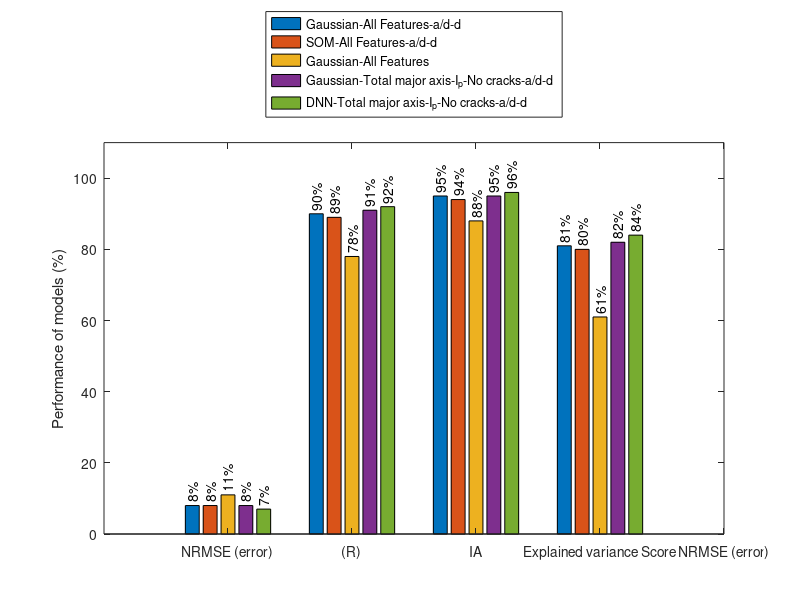

This figure's MATLAB source: (Note: this script raises an error after producing the figure.)
clear all,clc
close all
% data set 1
data = 100*[0.08  ,0.08  ,0.11 , 0.08 , 0.07; 0.9  ,0.89  , 0.78 ,0.91 ,0.92  ; 0.95 ,0.94   , 0.88  , 0.95   ,0.96 ; 0.81   ,  0.8 , 0.61  , 0.82,0.84   ];



fH = gcf; colormap(jet(5));
Labels = {'NRMSE (error)', '(R)', 'IA','Explained variance Score'};
set(gca, 'XTick', 1:5, 'XTickLabel', Labels);
h=bar(data);
ylabel('Performance of models (%)')
ybuff=1;

for i=1:length(h)
    XDATA=get(get(h(i),'Children'),'XData');
    YDATA=get(get(h(i),'Children'),'YData');
    for j=1:size(XDATA,2)
        x=XDATA(1,j)+(XDATA(3,j)-XDATA(1,j))/2;
        y=YDATA(2,j)+ybuff;
        t=[num2str(YDATA(2,j),3), '%' ];
        text(x,y,t,'Color','k','HorizontalAlignment','left','Rotation',90)
    end
end
legend('Gaussian-All Features-a/d-d','SOM-All Features-a/d-d','Gaussian-All Features','Gaussian-Total major axis-I_{p}-No cracks-a/d-d','DNN-Total major axis-I_{p}-No cracks-a/d-d','Location','NorthOutside')
set(gca, 'XTick', 1:5, 'XTickLabel', Labels);

ylim([0 110])
applyhatch_pluscolor(fH,'//cc\', 0, [0 1 0 1 0], jet(5))


% applyhatch_pluscolor(gcf,'|-.+\',0,[1 1 0 1 0 ],cool(5),200,3,2)
% legend('baseline','SVM using Wavelet feat','SVM using Geometrical feat','J48 using Geometrical feat','SVM+J48 Geometrical feat','Position','bestoutside')
print('Performance_CV_Spe_Vaci','-dpng', '-r1000');

%% Data set 2
clear all,clc
close all
% data set 1

% data2 = 100*[ 0.33, 0.37, 0.39,0.36 ,0.45  ,0.28 , 0.29,0.28 , 0.32, 0.35;0.9 ,0.86 ,0.86 ,0.9 , 0.87 ,0.91 ,0.9 ,0.91 ,0.9 ,0.88 ;0.94 ,0.92 ,0.92 ,0.94 ,0.92  ,0.95 , 0.94,0.95 ,0.94 ,0.93 ; 0.81,0.72 , 0.72,0.77 ,0.66  ,0.83 ,0.81 ,0.82 , 0.8,0.77];
data = 100*[ 0.15  , 0.14  ,0.15  , 0.14 ,0.14 ; 0.82  , 0.84  , 0.82  , 0.84, 0.85; 0.91  , 0.91 , 0.90 ,  0.91, 0.92; 0.67  ,  0.71 ,  0.66 , 0.70, 0.72 ];



fH = gcf; colormap(jet(5));
Labels = {'NRMSE (error)', '(R)', 'IA','Explained variance Score'};
set(gca, 'XTick', 1:5, 'XTickLabel', Labels);
h=bar(data);
ylabel('Performance of models (%)')
ybuff=1;

for i=1:length(h)
    XDATA=get(get(h(i),'Children'),'XData');
    YDATA=get(get(h(i),'Children'),'YData');
    for j=1:size(XDATA,2)
        x=XDATA(1,j)+(XDATA(3,j)-XDATA(1,j))/2;
        y=YDATA(2,j)+ybuff;
        t=[num2str(YDATA(2,j),3), '%' ];
        text(x,y,t,'Color','k','HorizontalAlignment','left','Rotation',90)
    end
end
legend('Gaussian-All Features-a/d-d','SOM-All Features-a/d-d','Gaussian-All Features','SOM-Total major axis-I_{p}-No cracks-a/d-d','DNN-Total major axis-I_{p}-No cracks-a/d-d','Location','NorthOutside')
set(gca, 'XTick', 1:5, 'XTickLabel', Labels);

ylim([0 110])
applyhatch_pluscolor(fH,'//cc\', 0, [0 1 0 1 0], jet(5))

% applyhatch_pluscolor(gcf,'|-.+\',0,[1 1 0 1 0 ],cool(5),200,3,2)
% legend('baseline','SVM using Wavelet feat','SVM using Geometrical feat','J48 using Geometrical feat','SVM+J48 Geometrical feat','Position','bestoutside')
print('Performance_CV_Spe_FR','-dpng', '-r1000');

%% paper figure 3

clear all,clc
close all
% data set 1

% data2 = 100*[ 0.33, 0.37, 0.39,0.36 ,0.45  ,0.28 , 0.29,0.28 , 0.32, 0.35;0.9 ,0.86 ,0.86 ,0.9 , 0.87 ,0.91 ,0.9 ,0.91 ,0.9 ,0.88 ;0.94 ,0.92 ,0.92 ,0.94 ,0.92  ,0.95 , 0.94,0.95 ,0.94 ,0.93 ; 0.81,0.72 , 0.72,0.77 ,0.66  ,0.83 ,0.81 ,0.82 , 0.8,0.77];
data = 100*[ 0.1  ,0.04   , 0.1 , 0.06  ;0.34   ,  0.92 ,0.35   , 0.8 ; 0.54  , 0.95 ,0.56  , 0.89  ; 0  ,  0.78 , 0  ,  0.57 ];



fH = gcf; colormap(jet(4));
Labels = {'NRMSE (error)', '(R)', 'IA','Explained variance Score'};
set(gca, 'XTick', 1:4, 'XTickLabel', Labels);
h=bar(data);
ylabel('Performance of models (%)')
ybuff=1;

for i=1:length(h)
    XDATA=get(get(h(i),'Children'),'XData');
    YDATA=get(get(h(i),'Children'),'YData');
    for j=1:size(XDATA,2)
        x=XDATA(1,j)+(XDATA(3,j)-XDATA(1,j))/2;
        y=YDATA(2,j)+ybuff;
        t=[num2str(YDATA(2,j),3), '%' ];
        text(x,y,t,'Color','k','HorizontalAlignment','left','Rotation',90)
    end
end
legend('Direct-Gaussian-All Features-a/d-d','Indirect-Gaussian-All Features-a/d-d','Direct-Gaussian-Total major axis-I_{p}-No cracks-a/d-d','Indirect-Gaussian-Total major axis-I_{p}-No cracks-a/d-d','Location','NorthOutside')
set(gca, 'XTick', 1:5, 'XTickLabel', Labels);

ylim([0 110])
applyhatch_pluscolor(fH,'//cc', 0, [0 1 0 1], jet(4))

% applyhatch_pluscolor(gcf,'|-.+\',0,[1 1 0 1 0 ],cool(5),200,3,2)
% legend('baseline','SVM using Wavelet feat','SVM using Geometrical feat','J48 using Geometrical feat','SVM+J48 Geometrical feat','Position','bestoutside')
print('Performance_CV_Spe_M','-dpng', '-r1000');

%%
clear all,clc
close all
data = 100*[0.28 ,0.17 , 0.07,0.07  ; 0.44,0.83 ,0.93 , 0.93 ;0.62 , 0.91,0.96 , 0.97 ; 0.18,0.69 ,0.87 , 0.87 ];


fH = gcf; colormap(jet(4));
Labels = {'NRMSE (error)', '(R)', 'IA','Explained variance Score'};
set(gca, 'XTick', 1:4, 'XTickLabel', Labels);
h=bar(data);
ylabel('Performance of models (%)')
ybuff=1;

for i=1:length(h)
    XDATA=get(get(h(i),'Children'),'XData');
    YDATA=get(get(h(i),'Children'),'YData');
    for j=1:size(XDATA,2)
        x=XDATA(1,j)+(XDATA(3,j)-XDATA(1,j))/2;
        y=YDATA(2,j)+ybuff;
        t=[num2str(YDATA(2,j),3), '%' ];
        text(x,y,t,'Color','k','HorizontalAlignment','left','Rotation',90)
    end
end
legend('Failure Ratio-Gaussian Process-I_{xx}-Total crack length','Failure Ratio-Gaussian Process-I_{xx}-Total crack length-a/d-d','Shear Force-Gaussian Process-I_{xx}','Moment-Gaussian Process-I_{xx}','Location','NorthOutside')
% legend('Moment at mid span-Gaussian Process-I_{xx}','Moment at mid span-SOM-I_{xx}','Shear Force-Gaussian Process-I_{xx}, Area and Aspect Ratio','Shear Force-Gaussian Process-I_{xx}','Shear Force-SOM-I_{xx}','Shear Force-Gaussian Process-I_{xx}, Area and Aspect Ratio','Location','NorthOutside')

set(gca, 'XTick', 1:4, 'XTickLabel', Labels);

ylim([0 115])
applyhatch_pluscolor(fH,'ww/x', 0, [0 1 0 1], jet(4))


% applyhatch_pluscolor(gcf,'|-.+\',0,[1 1 0 1 0 ],cool(5),200,3,2)
% legend('baseline','SVM using Wavelet feat','SVM using Geometrical feat','J48 using Geometrical feat','SVM+J48 Geometrical feat','Position','bestoutside')
print('Performance_scaling1','-dpng', '-r1000');
%% paper figure 3

clear all,clc
close all
% data set 1
% data = 100*[  ,  , ,   ;  ,  ,   , ;   ,  ,  ,   ;   ,   ,   ,   ];

% data2 = 100*[ 0.33, 0.37, 0.39,0.36 ,0.45  ,0.28 , 0.29,0.28 , 0.32, 0.35;0.9 ,0.86 ,0.86 ,0.9 , 0.87 ,0.91 ,0.9 ,0.91 ,0.9 ,0.88 ;0.94 ,0.92 ,0.92 ,0.94 ,0.92  ,0.95 , 0.94,0.95 ,0.94 ,0.93 ; 0.81,0.72 , 0.72,0.77 ,0.66  ,0.83 ,0.81 ,0.82 , 0.8,0.77];
data = 100*[0.12  , 0.15 ;  0.9 , 0.82;0.94   , 0.9 ; 0.8  ,  0.66 ];



fH = gcf; colormap(jet(4));
Labels = {'NRMSE (error)', '(R)', 'IA','Explained variance Score'};
set(gca, 'XTick', 1:4, 'XTickLabel', Labels);
h=bar(data);
ylabel('Performance of models (%)')
ybuff=1;

for i=1:length(h)
    XDATA=get(get(h(i),'Children'),'XData');
    YDATA=get(get(h(i),'Children'),'YData');
    for j=1:size(XDATA,2)
        x=XDATA(1,j)+(XDATA(3,j)-XDATA(1,j))/2;
        y=YDATA(2,j)+ybuff;
        t=[num2str(YDATA(2,j),3), '%' ];
        text(x,y,t,'Color','k','HorizontalAlignment','left','Rotation',90)
    end
end
legend('Gaussian-All Features-Image level','Gaussian-All Features-Specimen level','Location','NorthOutside')
set(gca, 'XTick', 1:5, 'XTickLabel', Labels);

ylim([0 110])
applyhatch_pluscolor(fH,'//cc', 0, [0 1 0 1], jet(4))

% applyhatch_pluscolor(gcf,'|-.+\',0,[1 1 0 1 0 ],cool(5),200,3,2)
% legend('baseline','SVM using Wavelet feat','SVM using Geometrical feat','J48 using Geometrical feat','SVM+J48 Geometrical feat','Position','bestoutside')
print('Performance_image','-dpng', '-r1000');
%% paper figure 3

clear all,clc
close all
% data set 1
% data = 100*[  ,  , ,   ;  ,  ,   , ;   ,  ,  ,   ;   ,   ,   ,   ];

% data2 = 100*[ 0.33, 0.37, 0.39,0.36 ,0.45  ,0.28 , 0.29,0.28 , 0.32, 0.35;0.9 ,0.86 ,0.86 ,0.9 , 0.87 ,0.91 ,0.9 ,0.91 ,0.9 ,0.88 ;0.94 ,0.92 ,0.92 ,0.94 ,0.92  ,0.95 , 0.94,0.95 ,0.94 ,0.93 ; 0.81,0.72 , 0.72,0.77 ,0.66  ,0.83 ,0.81 ,0.82 , 0.8,0.77];
data = 100*[0.14  , 0.16 ; 0.85  , 0.8; 0.92  ,0.89   ;  0.71 ,0.62   ];



fH = gcf; colormap(jet(4));
Labels = {'NRMSE (error)', '(R)', 'IA','Explained variance Score'};
set(gca, 'XTick', 1:4, 'XTickLabel', Labels);
h=bar(data);
ylabel('Performance of models (%)')
ybuff=1;

for i=1:length(h)
    XDATA=get(get(h(i),'Children'),'XData');
    YDATA=get(get(h(i),'Children'),'YData');
    for j=1:size(XDATA,2)
        x=XDATA(1,j)+(XDATA(3,j)-XDATA(1,j))/2;
        y=YDATA(2,j)+ybuff;
        t=[num2str(YDATA(2,j),3), '%' ];
        text(x,y,t,'Color','k','HorizontalAlignment','left','Rotation',90)
    end
end
legend('SVM-All Features-Image level','SVM-All Features-Specimen level','Location','NorthOutside')
set(gca, 'XTick', 1:5, 'XTickLabel', Labels);

ylim([0 110])
applyhatch_pluscolor(fH,'//cc', 0, [0 1 0 1], jet(4))

% applyhatch_pluscolor(gcf,'|-.+\',0,[1 1 0 1 0 ],cool(5),200,3,2)
% legend('baseline','SVM using Wavelet feat','SVM using Geometrical feat','J48 using Geometrical feat','SVM+J48 Geometrical feat','Position','bestoutside')
print('Performance_imageSVM','-dpng', '-r1000');
%% paper figure 3

clear all,clc
close all
% data set 1
% data = 100*[  ,  , ,   ;  ,  ,   , ;   ,  ,  ,   ;   ,   ,   ,   ];
% data = 100*[ , ;   , ;  , ;   ,  ];

% data2 = 100*[ 0.33, 0.37, 0.39,0.36 ,0.45  ,0.28 , 0.29,0.28 , 0.32, 0.35;0.9 ,0.86 ,0.86 ,0.9 , 0.87 ,0.91 ,0.9 ,0.91 ,0.9 ,0.88 ;0.94 ,0.92 ,0.92 ,0.94 ,0.92  ,0.95 , 0.94,0.95 ,0.94 ,0.93 ; 0.81,0.72 , 0.72,0.77 ,0.66  ,0.83 ,0.81 ,0.82 , 0.8,0.77];
data = 100*[0.09 ,0.07 ; 0.72  ,0.85 ; 0.83 , 0.91;0.52   , 0.73 ];



fH = gcf; colormap(jet(4));
Labels = {'NRMSE (error)', '(R)', 'IA','Explained variance Score'};
set(gca, 'XTick', 1:4, 'XTickLabel', Labels);
h=bar(data);
ylabel('Performance of models (%)')
ybuff=1;

for i=1:length(h)
    XDATA=get(get(h(i),'Children'),'XData');
    YDATA=get(get(h(i),'Children'),'YData');
    for j=1:size(XDATA,2)
        x=XDATA(1,j)+(XDATA(3,j)-XDATA(1,j))/2;
        y=YDATA(2,j)+ybuff;
        t=[num2str(YDATA(2,j),3), '%' ];
        text(x,y,t,'Color','k','HorizontalAlignment','left','Rotation',90)
    end
end
legend('Gaussian-All Features','Gaussian-All Features-a/d-d','Location','NorthOutside')
set(gca, 'XTick', 1:5, 'XTickLabel', Labels);

ylim([0 110])
applyhatch_pluscolor(fH,'//cc', 0, [0 1 0 1], jet(4))

% applyhatch_pluscolor(gcf,'|-.+\',0,[1 1 0 1 0 ],cool(5),200,3,2)
% legend('baseline','SVM using Wavelet feat','SVM using Geometrical feat','J48 using Geometrical feat','SVM+J48 Geometrical feat','Position','bestoutside')
print('Performance_d_ad','-dpng', '-r1000');
%% paper figure 3

clear all,clc
close all
% data set 1
% data = 100*[  ,  , ,   ;  ,  ,   , ;   ,  ,  ,   ;   ,   ,   ,   ];
% data = 100*[ , ;   , ;  , ;   ,  ];

% data2 = 100*[ 0.33, 0.37, 0.39,0.36 ,0.45  ,0.28 , 0.29,0.28 , 0.32, 0.35;0.9 ,0.86 ,0.86 ,0.9 , 0.87 ,0.91 ,0.9 ,0.91 ,0.9 ,0.88 ;0.94 ,0.92 ,0.92 ,0.94 ,0.92  ,0.95 , 0.94,0.95 ,0.94 ,0.93 ; 0.81,0.72 , 0.72,0.77 ,0.66  ,0.83 ,0.81 ,0.82 , 0.8,0.77];
 data = 100*[ 0.16 , 0.14 ,  0.14 ; 0.8 , 0.84 , 0.84   ; 0.89  , 0.91  , 0.91  ;0.62   , 0.71  ,  0.7  ];



fH = gcf; colormap(jet(4));
Labels = {'NRMSE (error)', '(R)', 'IA','Explained variance Score'};
set(gca, 'XTick', 1:4, 'XTickLabel', Labels);
h=bar(data);
ylabel('Performance of models (%)')
ybuff=1;

for i=1:length(h)
    XDATA=get(get(h(i),'Children'),'XData');
    YDATA=get(get(h(i),'Children'),'YData');
    for j=1:size(XDATA,2)
        x=XDATA(1,j)+(XDATA(3,j)-XDATA(1,j))/2;
        y=YDATA(2,j)+ybuff;
        t=[num2str(YDATA(2,j),3), '%' ];
        text(x,y,t,'Color','k','HorizontalAlignment','left','Rotation',90)
    end
end
legend('SVM-All Features','SVM-All Features-a/d-d','SVM-Total major axis-I_{p}-No cracks-a/d-d','Location','NorthOutside')
set(gca, 'XTick', 1:5, 'XTickLabel', Labels);

ylim([0 110])
applyhatch_pluscolor(fH,'//cc', 0, [0 1 0 1], jet(4))

% applyhatch_pluscolor(gcf,'|-.+\',0,[1 1 0 1 0 ],cool(5),200,3,2)
% legend('baseline','SVM using Wavelet feat','SVM using Geometrical feat','J48 using Geometrical feat','SVM+J48 Geometrical feat','Position','bestoutside')
print('Performance_Feats','-dpng', '-r1000');
%% paper figure 3

clear all,clc
close all
% data set 1
% data = 100*[  ,  , ,   ;  ,  ,   , ;   ,  ,  ,   ;   ,   ,   ,   ];
% data = 100*[ , ;   , ;  , ;   ,  ];

% data2 = 100*[ 0.33, 0.37, 0.39,0.36 ,0.45  ,0.28 , 0.29,0.28 , 0.32, 0.35;0.9 ,0.86 ,0.86 ,0.9 , 0.87 ,0.91 ,0.9 ,0.91 ,0.9 ,0.88 ;0.94 ,0.92 ,0.92 ,0.94 ,0.92  ,0.95 , 0.94,0.95 ,0.94 ,0.93 ; 0.81,0.72 , 0.72,0.77 ,0.66  ,0.83 ,0.81 ,0.82 , 0.8,0.77];
data = 100*[0.16  ,0.14  , 0.14  ; 0.8 , 0.84 , 0.85  ;0.89    ,0.91  ,0.92    ; 0.64  , 0.7  , 0.72  ];



fH = gcf; colormap(jet(4));
Labels = {'NRMSE (error)', '(R)', 'IA','Explained variance Score'};
set(gca, 'XTick', 1:4, 'XTickLabel', Labels);
h=bar(data);
ylabel('Performance of models (%)')
ybuff=1;

for i=1:length(h)
    XDATA=get(get(h(i),'Children'),'XData');
    YDATA=get(get(h(i),'Children'),'YData');
    for j=1:size(XDATA,2)
        x=XDATA(1,j)+(XDATA(3,j)-XDATA(1,j))/2;
        y=YDATA(2,j)+ybuff;
        t=[num2str(YDATA(2,j),3), '%' ];
        text(x,y,t,'Color','k','HorizontalAlignment','left','Rotation',90)
    end
end
legend('Gaussian-Total major axis-I_{p}-No cracks-a/d-d','SVM-Total major axis-I_{p}-No cracks-a/d-d','DNN-Total major axis-I_{p}-No cracks-a/d-d','Location','NorthOutside')
set(gca, 'XTick', 1:5, 'XTickLabel', Labels);

ylim([0 110])
applyhatch_pluscolor(fH,'//cc', 0, [0 1 0 1], jet(4))

% applyhatch_pluscolor(gcf,'|-.+\',0,[1 1 0 1 0 ],cool(5),200,3,2)
% legend('baseline','SVM using Wavelet feat','SVM using Geometrical feat','J48 using Geometrical feat','SVM+J48 Geometrical feat','Position','bestoutside')
print('Performance_Algor','-dpng', '-r1000');
%% paper figure 3

clear all,clc
close all
% data set 1
% data = 100*[  ,  , ,   ;  ,  ,   , ;   ,  ,  ,   ;   ,   ,   ,   ];
 data = 100*[0.14 , 0.07; 0.85  , 0.87;0.92  ,0.93 ;0.72   ,0.75  ];

% data2 = 100*[ 0.33, 0.37, 0.39,0.36 ,0.45  ,0.28 , 0.29,0.28 , 0.32, 0.35;0.9 ,0.86 ,0.86 ,0.9 , 0.87 ,0.91 ,0.9 ,0.91 ,0.9 ,0.88 ;0.94 ,0.92 ,0.92 ,0.94 ,0.92  ,0.95 , 0.94,0.95 ,0.94 ,0.93 ; 0.81,0.72 , 0.72,0.77 ,0.66  ,0.83 ,0.81 ,0.82 , 0.8,0.77];



fH = gcf; colormap(jet(4));
Labels = {'NRMSE (error)', '(R)', 'IA','Explained variance Score'};
set(gca, 'XTick', 1:4, 'XTickLabel', Labels);
h=bar(data);
ylabel('Performance of models (%)')
ybuff=1;

for i=1:length(h)
    XDATA=get(get(h(i),'Children'),'XData');
    YDATA=get(get(h(i),'Children'),'YData');
    for j=1:size(XDATA,2)
        x=XDATA(1,j)+(XDATA(3,j)-XDATA(1,j))/2;
        y=YDATA(2,j)+ybuff;
        t=[num2str(YDATA(2,j),3), '%' ];
        text(x,y,t,'Color','k','HorizontalAlignment','left','Rotation',90)
    end
end
legend('DNN-Failure ratio-Total major axis-I_{p}-No cracks-a/d-d','DNN-Scaled shear-Total major axis-I_{p}-No cracks-a/d-d','Location','NorthOutside')
set(gca, 'XTick', 1:5, 'XTickLabel', Labels);

ylim([0 110])
applyhatch_pluscolor(fH,'//cc', 0, [0 1 0 1], jet(4))

% applyhatch_pluscolor(gcf,'|-.+\',0,[1 1 0 1 0 ],cool(5),200,3,2)
% legend('baseline','SVM using Wavelet feat','SVM using Geometrical feat','J48 using Geometrical feat','SVM+J48 Geometrical feat','Position','bestoutside')
print('Performance_Best','-dpng', '-r1000');
%% paper figure 3

clear all,clc
close all
% data set 1
 data = 100*[ 0.13 , 0.06 , 0.08,0.03   ;0.64  , 0.92 ,  0.47 , 0.94; 0.69  , 0.96 , 0.51 ,  0.97 ;0.39   ,0.84   ,  0.22 ,0.89  ];
 % data = 100*[0.14 , 0.07; 0.85  , 0.87;0.92  ,0.93 ;0.72   ,0.75  ];

% data2 = 100*[ 0.33, 0.37, 0.39,0.36 ,0.45  ,0.28 , 0.29,0.28 , 0.32, 0.35;0.9 ,0.86 ,0.86 ,0.9 , 0.87 ,0.91 ,0.9 ,0.91 ,0.9 ,0.88 ;0.94 ,0.92 ,0.92 ,0.94 ,0.92  ,0.95 , 0.94,0.95 ,0.94 ,0.93 ; 0.81,0.72 , 0.72,0.77 ,0.66  ,0.83 ,0.81 ,0.82 , 0.8,0.77];



fH = gcf; colormap(jet(4));
Labels = {'NRMSE (error)', '(R)', 'IA','Explained variance Score'};
set(gca, 'XTick', 1:4, 'XTickLabel', Labels);
h=bar(data);
ylabel('Performance of models (%)')
ybuff=1;

for i=1:length(h)
    XDATA=get(get(h(i),'Children'),'XData');
    YDATA=get(get(h(i),'Children'),'YData');
    for j=1:size(XDATA,2)
        x=XDATA(1,j)+(XDATA(3,j)-XDATA(1,j))/2;
        y=YDATA(2,j)+ybuff;
        t=[num2str(YDATA(2,j),3), '%' ];
        text(x,y,t,'Color','k','HorizontalAlignment','left','Rotation',90)
    end
end
legend('SVM-Shear force-Direct-Total major axis-I_{p}-No cracks-a/d-d','DNN-Shear force-Indirect-Total major axis-I_{p}-No cracks-a/d-d','DNN-Scaled moment-Direct-Total major axis-I_{p}-No cracks-a/d-d','DNN-Scaled moment-Indirect-Total major axis-I_{p}-No cracks-a/d-d','Location','NorthOutside')
set(gca, 'XTick', 1:5, 'XTickLabel', Labels);

ylim([0 110])
applyhatch_pluscolor(fH,'//cc', 0, [0 1 0 1], jet(4))

% applyhatch_pluscolor(gcf,'|-.+\',0,[1 1 0 1 0 ],cool(5),200,3,2)
% legend('baseline','SVM using Wavelet feat','SVM using Geometrical feat','J48 using Geometrical feat','SVM+J48 Geometrical feat','Position','bestoutside')
print('Performance_indirect','-dpng', '-r1000');
%% paper figure 3

clear all,clc
close all
% data set 1
data = 100*[ 0.24 , 0.11,0.18 ,0.11   ; 0.85  , 0.88,0.86 , 0.91; 0.86 , 0.93, 0.87  , 0.95 ;  0.27 , 0.74,0.73  , 0.81 ];
 % data = 100*[0.14 , 0.07; 0.85  , 0.87;0.92  ,0.93 ;0.72   ,0.75  ];

% data2 = 100*[ 0.33, 0.37, 0.39,0.36 ,0.45  ,0.28 , 0.29,0.28 , 0.32, 0.35;0.9 ,0.86 ,0.86 ,0.9 , 0.87 ,0.91 ,0.9 ,0.91 ,0.9 ,0.88 ;0.94 ,0.92 ,0.92 ,0.94 ,0.92  ,0.95 , 0.94,0.95 ,0.94 ,0.93 ; 0.81,0.72 , 0.72,0.77 ,0.66  ,0.83 ,0.81 ,0.82 , 0.8,0.77];



fH = gcf; colormap(jet(4));
Labels = {'NRMSE (error)', '(R)', 'IA','Explained variance Score'};
set(gca, 'XTick', 1:4, 'XTickLabel', Labels);
h=bar(data);
ylabel('Performance of models (%)')
ybuff=1;

for i=1:length(h)
    XDATA=get(get(h(i),'Children'),'XData');
    YDATA=get(get(h(i),'Children'),'YData');
    for j=1:size(XDATA,2)
        x=XDATA(1,j)+(XDATA(3,j)-XDATA(1,j))/2;
        y=YDATA(2,j)+ybuff;
        t=[num2str(YDATA(2,j),3), '%' ];
        text(x,y,t,'Color','k','HorizontalAlignment','left','Rotation',90)
    end
end
legend('ACI-V_{c}<500 KN','DNN-ACI-V<500 KN-Total major axis-I_{p}-No cracks-a/d-d','ACI-V_{c}<125 KN','DNN-ACI-V<125 KN-Total major axis-I_{p}-No cracks-a/d-d','Location','NorthOutside')
set(gca, 'XTick', 1:5, 'XTickLabel', Labels);

ylim([0 110])
applyhatch_pluscolor(fH,'//cc', 0, [0 1 0 1], jet(4))

% applyhatch_pluscolor(gcf,'|-.+\',0,[1 1 0 1 0 ],cool(5),200,3,2)
% legend('baseline','SVM using Wavelet feat','SVM using Geometrical feat','J48 using Geometrical feat','SVM+J48 Geometrical feat','Position','bestoutside')
print('Performance_ACI','-dpng', '-r1000');
%%
clear all,clc
close all
 data = 100*[ 0.28 ,0.22  , 0.17,  0.18 ; 0.44 ,0.71  , 0.83  , 0.83; 0.62  , 0.82 ,0.91  ,0.91 ;0.18 , 0.5 , 0.69 , 0.67];


fH = gcf; colormap(jet(4));
Labels = {'NRMSE (error)', '(R)', 'IA','Explained variance Score'};
set(gca, 'XTick', 1:4, 'XTickLabel', Labels);
h=bar(data);
ylabel('Performance of models (%)')
ybuff=1;

for i=1:length(h)
    XDATA=get(get(h(i),'Children'),'XData');
    YDATA=get(get(h(i),'Children'),'YData');
    for j=1:size(XDATA,2)
        x=XDATA(1,j)+(XDATA(3,j)-XDATA(1,j))/2;
        y=YDATA(2,j)+ybuff;
        t=[num2str(YDATA(2,j),3), '%' ];
        text(x,y,t,'Color','k','HorizontalAlignment','left','Rotation',90)
    end
end

legend('Method 1-Failure Ratio-Gaussian Process-I_{p}-Total crack length','Method 2-Failure Ratio-Gaussian Process-I_{p}-Total crack length','Method 1-Failure Ratio-Gaussian Process-I_{p}-Number of cracks-a/d-d','Method 2-Failure Ratio-Gaussian Process-I_{p}-Number of cracks-a/d-d','Location','NorthOutside')
% legend('Moment at mid span-Gaussian Process-I_{xx}','Moment at mid span-SOM-I_{xx}','Shear Force-Gaussian Process-I_{xx}, Area and Aspect Ratio','Shear Force-Gaussian Process-I_{xx}','Shear Force-SOM-I_{xx}','Shear Force-Gaussian Process-I_{xx}, Area and Aspect Ratio','Location','NorthOutside')
set(gca, 'XTick', 1:5, 'XTickLabel', Labels);

ylim([0 110])
applyhatch_pluscolor(fH,'//cc', 0, [0 1 0 1], jet(4))

% applyhatch_pluscolor(gcf,'|-.+\',0,[1 1 0 1 0 ],cool(5),200,3,2)
% legend('baseline','SVM using Wavelet feat','SVM using Geometrical feat','J48 using Geometrical feat','SVM+J48 Geometrical feat','Position','bestoutside')
print('Performance_scaling12','-dpng', '-r1000');
%% paper figure 3

clear all,clc
close all
% data set 1
 % data = 100*[0.14 , 0.07; 0.85  , 0.87;0.92  ,0.93 ;0.72   ,0.75  ];

% data2 = 100*[ 0.33, 0.37, 0.39,0.36 ,0.45  ,0.28 , 0.29,0.28 , 0.32, 0.35;0.9 ,0.86 ,0.86 ,0.9 , 0.87 ,0.91 ,0.9 ,0.91 ,0.9 ,0.88 ;0.94 ,0.92 ,0.92 ,0.94 ,0.92  ,0.95 , 0.94,0.95 ,0.94 ,0.93 ; 0.81,0.72 , 0.72,0.77 ,0.66  ,0.83 ,0.81 ,0.82 , 0.8,0.77];
data = 100*[0.15  ,0.07  ,  0.06 ; 0.51 ,0.87  , 0.92  ;0.68   , 0.93 ,0.96   ; 0.12  ,0.75   ,0.84   ];



fH = gcf; colormap(jet(4));
Labels = {'NRMSE (error)', '(R)', 'IA','Explained variance Score'};
set(gca, 'XTick', 1:4, 'XTickLabel', Labels);
h=bar(data);
ylabel('Performance of models (%)')
ybuff=1;

for i=1:length(h)
    XDATA=get(get(h(i),'Children'),'XData');
    YDATA=get(get(h(i),'Children'),'YData');
    for j=1:size(XDATA,2)
        x=XDATA(1,j)+(XDATA(3,j)-XDATA(1,j))/2;
        y=YDATA(2,j)+ybuff;
        t=[num2str(YDATA(2,j),3), '%' ];
        text(x,y,t,'Color','k','HorizontalAlignment','left','Rotation',90)
    end
end
legend('DNN-Shear force-Direct-Total major axis-I_{p}-No cracks-a/d-d','DNN-Scaled shear force-Total major axis-I_{p}-No cracks-a/d-d','DNN-Shear force-Indirect-Total major axis-I_{p}-No cracks-a/d-d','Location','NorthOutside')
set(gca, 'XTick', 1:5, 'XTickLabel', Labels);

ylim([0 110])
applyhatch_pluscolor(fH,'//cc', 0, [0 1 0 1], jet(4))

% applyhatch_pluscolor(gcf,'|-.+\',0,[1 1 0 1 0 ],cool(5),200,3,2)
% legend('baseline','SVM using Wavelet feat','SVM using Geometrical feat','J48 using Geometrical feat','SVM+J48 Geometrical feat','Position','bestoutside')
print('Performance_indirect2','-dpng', '-r1000');